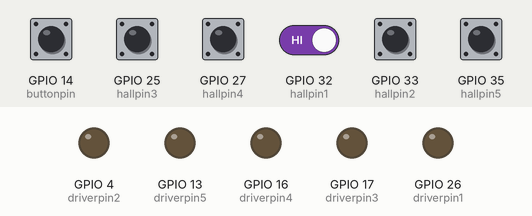
A program run on a simulated ESP32. On the bench: output pins drawn as LEDs (lit = HIGH). The inputs (shaded band) are chosen by the test bench; at power-on: GPIO 25 (hallpin3), GPIO 27 (hallpin4), GPIO 32 (hallpin1), GPIO 33 (hallpin2), GPIO 35 (hallpin5) HIGH, GPIO 14 (buttonpin) LOW. What the program prints to the serial monitor is not drawn.

Above: at 1.2 s.
1.3 s: GPIO 32 (hallpin1) driven LOW
At 2.1 s:
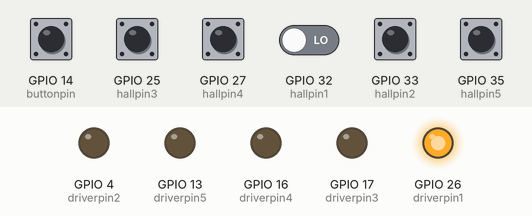
3.8 s: GPIO 14 (buttonpin) pulled HIGH for 0.15 s
Timing chart, 0 to 11.4 s (numbered marks = the images above; inputs shaded):
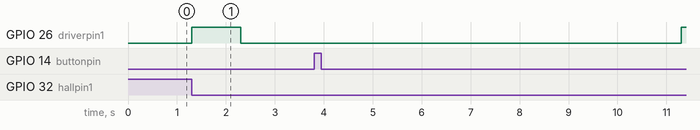

The program:

main.cpp
```cpp
#include <Arduino.h>
const int hallpin1 = 32; //1
const int hallpin2 = 33; //2
const int hallpin3 = 25; //3
const int hallpin4 = 27; //4
const int hallpin5 = 35; //5
const int driverpin1 = 26;
const int driverpin2 = 4; //!!!
const int driverpin3 = 17;
const int driverpin4 = 16;
const int driverpin5 = 13;

const int buttonpin = 14;

unsigned long lastTriggerTime1 = 0;
unsigned long lastTriggerTime2 = 0;
unsigned long lastTriggerTime3 = 0;
unsigned long lastTriggerTime4 = 0;
unsigned long lastTriggerTime5 = 0;
unsigned long timeDifference12 = 0;
unsigned long timeDifference23 = 0;
unsigned long timeDifference34 = 0;
unsigned long timeDifference45 = 0;

const float distance12 = 0.038;
const float distance23 = 0.038;
const float distance34 = 0.0395;
const float distance45 = 0.039;

const unsigned long fireduration = 1000;  // max on-time in milliseconds
const unsigned long fireCooldown = 10000; // Cooldown period for fire in milliseconds
unsigned long driverpinOnTime = 0; // Store the time when driverpin1 was turned on

void setup() {
  Serial.begin(921600);

  pinMode(driverpin1, OUTPUT);
  pinMode(driverpin2, OUTPUT);
  pinMode(driverpin3, OUTPUT);
  pinMode(driverpin4, OUTPUT);
  pinMode(driverpin5, OUTPUT);
  pinMode(hallpin1, INPUT);
  pinMode(hallpin2, INPUT);
  pinMode(hallpin3, INPUT);
  pinMode(hallpin4, INPUT);
  pinMode(hallpin5, INPUT);
  pinMode(buttonpin, INPUT);
}

void fire(int sensorValue1, int sensorValue2, int sensorValue3, int sensorValue4, int sensorValue5) {
  if (sensorValue1 == LOW) {
    digitalWrite(driverpin1, HIGH);
    digitalWrite(driverpin2, LOW);
    digitalWrite(driverpin3, LOW);
    digitalWrite(driverpin4, LOW);
    digitalWrite(driverpin5, LOW);
  }
  else if(sensorValue2 == LOW) {
    digitalWrite(driverpin1, LOW);
    digitalWrite(driverpin2, HIGH);
    digitalWrite(driverpin3, LOW);
    digitalWrite(driverpin4, LOW);
    digitalWrite(driverpin5, LOW);
  }
  else if(sensorValue3 == LOW) {
    digitalWrite(driverpin1, LOW);
    digitalWrite(driverpin2, LOW);
    digitalWrite(driverpin3, HIGH);
    digitalWrite(driverpin4, LOW);
    digitalWrite(driverpin5, LOW);
  }
  else if(sensorValue4 == LOW) {
    digitalWrite(driverpin1, LOW);
    digitalWrite(driverpin2, LOW);
    digitalWrite(driverpin3, LOW);
    digitalWrite(driverpin4, HIGH);
    digitalWrite(driverpin5, LOW);
  }
  else if(sensorValue5 == LOW) {
    digitalWrite(driverpin1, LOW);
    digitalWrite(driverpin2, LOW);
    digitalWrite(driverpin3, LOW);
    digitalWrite(driverpin4, LOW);
    digitalWrite(driverpin5, HIGH);
  }
  else {
    digitalWrite(driverpin1, LOW);
    digitalWrite(driverpin2, LOW);
    digitalWrite(driverpin3, LOW);
    digitalWrite(driverpin4, LOW);
    digitalWrite(driverpin5, LOW);
  }
}

void speed(int microtime, int sensorValue1, int sensorValue2, int sensorValue3, int sensorValue4, int sensorValue5) {
  static unsigned long lastTriggerTime[4] = {0, 0, 0, 0};
  static float distances[4] = {distance12, distance23, distance34, distance45};

  int sensorValues[5] = {sensorValue1, sensorValue2, sensorValue3, sensorValue4, sensorValue5};

  for (int i = 0; i < 4; i++) {
    if (sensorValues[i] == LOW && lastTriggerTime[i] == 0 && sensorValues[i + 1] == HIGH) {
      lastTriggerTime[i] = microtime;
    }

    if (sensorValues[i + 1] == LOW && lastTriggerTime[i] != 0) {
      unsigned long timeDifference = microtime - lastTriggerTime[i];

      if (timeDifference > 1) {
        float speed = (distances[i] / (timeDifference / 1000000.00));
        Serial.print("Speed between hallpin");
        Serial.print(i + 1);
        Serial.print(" and hallpin");
        Serial.print(i + 2);
        Serial.print(": ");
        Serial.print(speed);
        Serial.println(" m/s");
      }
      lastTriggerTime[i] = 0;
    }
  }
}

void loop() {
  unsigned long millitime = millis();
  unsigned long microtime = micros();

  int sensorValue1 = digitalRead(hallpin1);
  int sensorValue2 = digitalRead(hallpin2);
  int sensorValue3 = digitalRead(hallpin3);
  int sensorValue4 = digitalRead(hallpin4);
  int sensorValue5 = digitalRead(hallpin5);
  int buttonValue = digitalRead(buttonpin);

  if (sensorValue1 == LOW) {
    if(driverpinOnTime == 0) {
      driverpinOnTime = millis();
    }
  } else {
    speed(microtime, sensorValue1, sensorValue2, sensorValue3, sensorValue4, sensorValue5);
  }

  if(millitime - driverpinOnTime <= fireduration) {
    fire(sensorValue1, sensorValue2, sensorValue3, sensorValue4, sensorValue5);
  } else if(millitime - driverpinOnTime < fireCooldown) {
    digitalWrite(driverpin1, LOW);
    digitalWrite(driverpin2, LOW);
    digitalWrite(driverpin3, LOW);
    digitalWrite(driverpin4, LOW);
    digitalWrite(driverpin5, LOW);
  }
  else {
    digitalWrite(driverpin1, LOW);
    digitalWrite(driverpin2, LOW);
    digitalWrite(driverpin3, LOW);
    digitalWrite(driverpin4, LOW);
    digitalWrite(driverpin5, LOW);
    driverpinOnTime = 0;
  }

  if(buttonValue == HIGH) {
    Serial.print(millitime);
    Serial.print(",");
    Serial.print(sensorValue1);
    Serial.print(",");
    Serial.print(sensorValue2);
    Serial.print(",");
    Serial.print(sensorValue3);
    Serial.print(",");
    Serial.print(sensorValue4);
    Serial.print(",");
    Serial.println(sensorValue5);
  }
}
```

Measured:
- after the input at 1.3 s, GPIO 26 (driverpin1): LOW → HIGH at once, → LOW 1.0 s later
